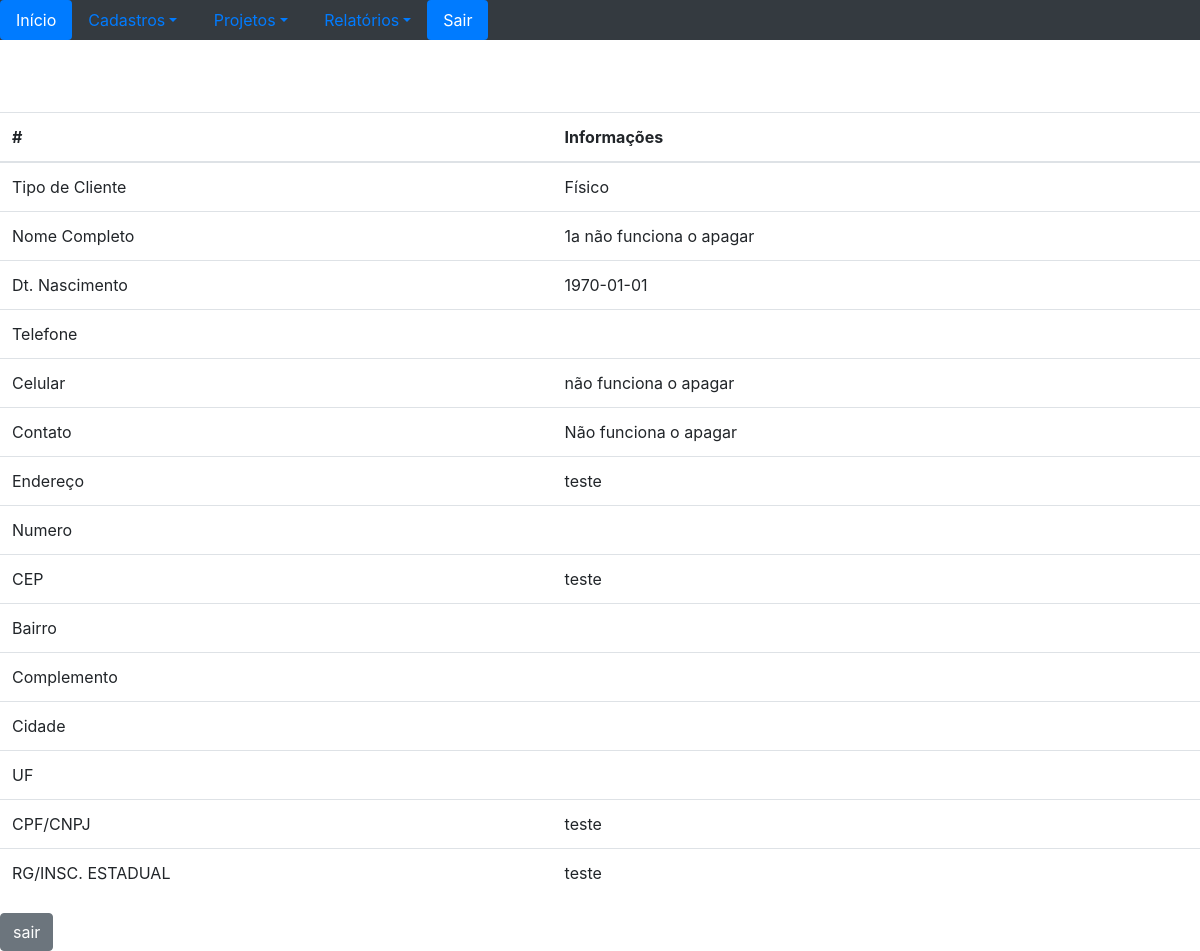
/visual/dadosCliente.php?clientData=5 (signed in), run on the app's committed database.
### tables this page shows
CREATE TABLE `clientes_tbl` (
  `id` int(11) NOT NULL,
  `tipo` varchar(20) NOT NULL,
  `nome` varchar(200) NOT NULL,
  `dtnasc` date NOT NULL,
  `telfixo` varchar(50) NOT NULL,
  `celular` varchar(50) NOT NULL,
  `contato` varchar(50) NOT NULL,
  `endereco` varchar(200) NOT NULL,
  `numero` varchar(30) NOT NULL,
  `cep` varchar(20) NOT NULL,
  `bairro` varchar(150) NOT NULL,
  `complemento` varchar(150) NOT NULL,
  `cidade` varchar(150) NOT NULL,
  `uf` varchar(3) NOT NULL,
  `cpfcnpj` varchar(20) NOT NULL,
  `rginsest` varchar(30) NOT NULL
);

### visual/dadosCliente.php (the view, shortened to what this page needs)
<!DOCTYPE html>
<html lang="pt-br">
<head>
<link rel="stylesheet" href="../bootstrap/css/bootstrap.min.css">
<link rel="stylesheet" href="fonts/font-awesome.min.css">
</head>
    <body>
        <br/>
        <table class="table">
        <form>
                <thead>
                <tr>
                    <th scope="col">#</th>
                    <th scope="col">Informações</th>
                </tr>
            </thead>
            <tbody>
            <?php
                $cliente = $_GET['clientData'];
                $pdo = Database::connect();
                $pdo->setAttribute(PDO::ATTR_ERRMODE, PDO::ERRMODE_EXCEPTION);
                $sql = "SELECT tipo, nome, dtNasc, telfixo, celular, contato, endereco, numero, cep, bairro, complemento, cidade, uf, cpfcnpj, rginsest FROM clientes_tbl WHERE id=$cliente";
                foreach ($pdo->query($sql) as $row) {
                    echo '<tr>
                            <td>Tipo de Cliente </td>
                            <td>'. $row['tipo'] . '</td>
                        </tr>';
                    echo '<tr>
                        <td>Nome Completo </td>
                        <td>'. $row['nome'] . '</td>
                        </tr>';
                    echo '<tr>
                        <td>Dt. Nascimento </td>
                        <td>'. $row['dtNasc'] . '</td>
                    </tr>';
                    echo '<tr>
                        <td>Telefone </td>
                        <td>'. $row['telfixo'] . '</td>
                    </tr>';
                    echo '<tr>
                        <td>Celular </td>
                        <td>'. $row['celular'] . '</td>
                    </tr>';
                    echo '<tr>
                        <td>Contato </td>
                        <td>'. $row['contato'] . '</td>
                    </tr>';
                    echo '<tr>
                        <td>Endereço </td>
                        <td>'. $row['endereco'] . '</td>
                    </tr>';
                    echo '<tr>
                        <td>Numero </td>
                        <td>'. $row['numero'] . '</td>
                    </tr>';
                    echo '<tr>
                        <td>CEP </td>
                        <td>'. $row['cep'] . '</td>
                    </tr>';
                    echo '<tr>
                        <td>Bairro </td>
                        <td>'. $row['bairro'] . '</td>
                    </tr>';
                    echo '<tr>
                        <td>Complemento </td>
                        <td>'. $row['complemento'] . '</td>
                    </tr>';
                    echo '<tr>
                        <td>Cidade </td>
                        <td>'. $row['cidade'] . '</td>
                    </tr>';
                    echo '<tr>
                        <td>UF </td>
                        <td>'. $row['uf'] . '</td>
                    </tr>';
                    echo '<tr>
                        <td>CPF/CNPJ </td>
                        <td>'. $row['cpfcnpj'] . '</td>
                    </tr>';
                    echo '<tr>
                        <td>RG/INSC. ESTADUAL </td>
                        <td>'. $row['rginsest'] . '</td>
                    </tr>';
                }
            ?>
         </table>
            <a href="gridCliente.php" class="btn btn-secondary">sair</a>
    </body>
</html>

### data on the page
clientes_tbl: tipo "Físico", nome "1a não funciona o apagar", dtnasc "1970-01-01", celular "não funciona o apagar", contato "Não funciona o apagar", endereco "teste", cep "teste", cpfcnpj "teste", rginsest "teste"
